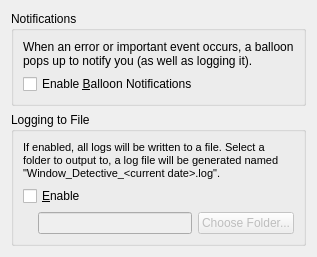
            <widget class="QWidget" name="loggingPage">
             <layout class="QFormLayout" name="formLayout_2">
              <property name="fieldGrowthPolicy">
               <enum>QFormLayout::AllNonFixedFieldsGrow</enum>
              </property>
              <item row="1" column="0" colspan="2">
               <widget class="QGroupBox" name="groupBox_2">
                <property name="title">
                 <string>Logging to File</string>
                </property>
                <layout class="QFormLayout" name="formLayout_3">
                 <property name="fieldGrowthPolicy">
                  <enum>QFormLayout::AllNonFixedFieldsGrow</enum>
                 </property>
                 <item row="1" column="0">
                  <widget class="QCheckBox" name="chLogToFile">
                   <property name="text">
                    <string>&amp;Enable</string>
                   </property>
                  </widget>
                 </item>
                 <item row="0" column="0" colspan="2">
                  <widget class="QLabel" name="label_11">
                   <property name="text">
                    <string>&lt;!DOCTYPE HTML PUBLIC &quot;-//W3C//DTD HTML 4.0//EN&quot; &quot;http://www.w3.org/TR/REC-html40/strict.dtd&quot;&gt;
&lt;html&gt;&lt;head&gt;&lt;meta name=&quot;qrichtext&quot; content=&quot;1&quot; /&gt;&lt;style type=&quot;text/css&quot;&gt;
p, li { white-space: pre-wrap; }
&lt;/style&gt;&lt;/head&gt;&lt;body style=&quot; font-family:'MS Shell Dlg 2'; font-size:8.25pt; font-weight:400; font-style:normal;&quot;&gt;
&lt;p style=&quot; margin-top:0px; margin-bottom:0px; margin-left:0px; margin-right:0px; -qt-block-indent:0; text-indent:0px;&quot;&gt;&lt;span style=&quot; font-size:8pt;&quot;&gt;If enabled, all logs will be written to a file. Select a folder to output to, a log file will be generated named &amp;quot;Window_Detective_&amp;lt;current date&amp;gt;.log&amp;quot;.&lt;/span&gt;&lt;/p&gt;&lt;/body&gt;&lt;/html&gt;</string>
                   </property>
                   <property name="wordWrap">
                    <bool>true</bool>
                   </property>
                  </widget>
                 </item>
                 <item row="2" column="0" colspan="2">
                  <widget class="QWidget" name="widget_3" native="true">
                   <layout class="QHBoxLayout" name="horizontalLayout_2">
                    <property name="leftMargin">
                     <number>15</number>
                    </property>
                    <property name="topMargin">
                     <number>0</number>
                    </property>
                    <property name="rightMargin">
                     <number>0</number>
                    </property>
                    <property name="bottomMargin">
                     <number>0</number>
                    </property>
                    <item>
                     <widget class="QLineEdit" name="txtLogFolder">
                      <property name="enabled">
                       <bool>false</bool>
                      </property>
                     </widget>
                    </item>
                    <item>
                     <widget class="QPushButton" name="btnChooseFolder">
                      <property name="enabled">
                       <bool>false</bool>
                      </property>
                      <property name="text">
                       <string>Choose Folder...</string>
                      </property>
                     </widget>
                    </item>
                   </layout>
                  </widget>
                 </item>
                </layout>
               </widget>
              </item>
              <item row="0" column="0" colspan="2">
               <widget class="QGroupBox" name="groupBox_10">
                <property name="title">
                 <string>Notifications</string>
                </property>
                <layout class="QVBoxLayout" name="verticalLayout_11">
                 <item>
                  <widget class="QLabel" name="label_23">
                   <property name="text">
                    <string>When an error or important event occurs, a balloon pops up to notify you (as well as logging it).</string>
                   </property>
                   <property name="wordWrap">
                    <bool>true</bool>
                   </property>
                  </widget>
                 </item>
                 <item>
                  <widget class="QCheckBox" name="chEnableBalloon">
                   <property name="text">
                    <string>Enable &amp;Balloon Notifications</string>
                   </property>
                  </widget>
                 </item>
                </layout>
               </widget>
              </item>
             </layout>
            </widget>
